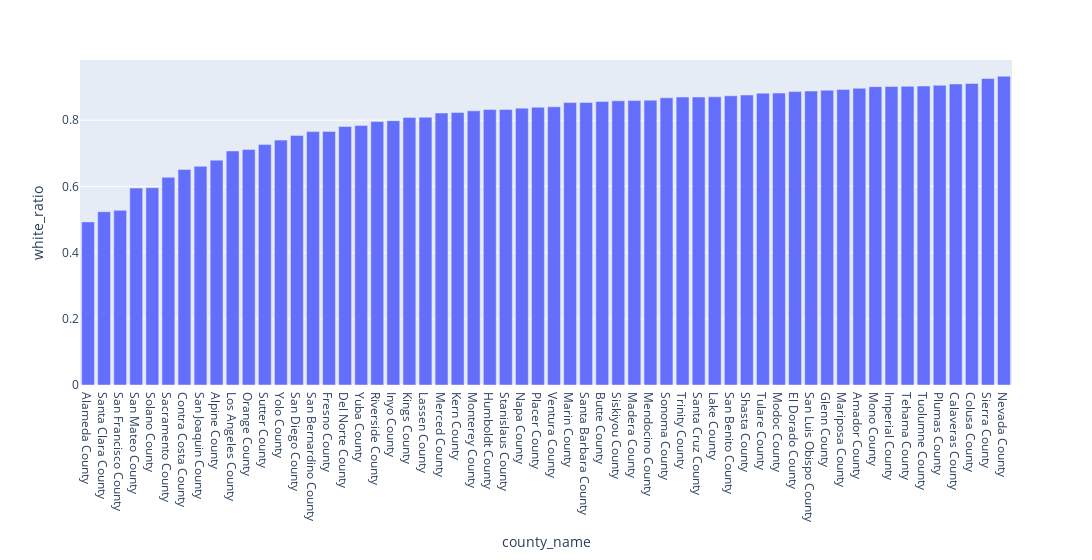

Write notebook code for a chart like this one.
### Code cell
attributes = ['age_median', 'white_ratio', 'income_per_capita']
attribute = attributes[1]
caDem.sort_values(attribute, inplace=True)
px.bar(caDem, x="county_name", y=attribute, width=1300 )

### Figure 1 — Plotly figure (JSON) as saved in the notebook; plotly's stock layout.template omitted (floating-point values rounded to 4 significant figures)
{"data": [{"alignmentgroup": "True", "hovertemplate": "county_name=%{x}<br>white_ratio=%{y}<extra></extra>", "legendgroup": "", "marker": {"color": "#636efa", "pattern": {"shape": ""}}, "name": "", "offsetgroup": "", "orientation": "v", "showlegend": false, "textposition": "auto", "type": "bar", "x": ["Alameda County", "Santa Clara County", "San Francisco County", "San Mateo County", "Solano County", "Sacramento County", "Contra Costa County", "San Joaquin County", "Alpine County", "Los Angeles County", "Orange County", "Sutter County", "Yolo County", "San Diego County", "San Bernardino County", "Fresno County", "Del Norte County", "Yuba County", "Riverside County", "Inyo County", "Kings County", "Lassen County", "Merced County", "Kern County", "Monterey County", "Humboldt County", "Stanislaus County", "Napa County", "Placer County", "Ventura County", "Marin County", "Santa Barbara County", "Butte County", "Siskiyou County", "Madera County", "Mendocino County", "Sonoma County", "Trinity County", "Santa Cruz County", "Lake County", "San Benito County", "Shasta County", "Tulare County", "Modoc County", "El Dorado County", "San Luis Obispo County", "Glenn County", "Mariposa County", "Amador County", "Mono County", "Imperial County", "Tehama County", "Tuolumne County", "Plumas County", "Calaveras County", "Colusa County", "Sierra County", "Nevada County"], "xaxis": "x", "y": [0.4928, 0.5235, 0.5278, 0.5949, 0.596, 0.6275, 0.6513, 0.6607, 0.6794, 0.7071, 0.7112, 0.727, 0.7399, 0.7541, 0.7656, 0.7659, 0.781, 0.7839, 0.7959, 0.7985, 0.8085, 0.8092, 0.8216, 0.8231, 0.8284, 0.8323, 0.8326, 0.8363, 0.8392, 0.8405, 0.8532, 0.8537, 0.8565, 0.8585, 0.8592, 0.8606, 0.8675, 0.8699, 0.8699, 0.8705, 0.8736, 0.8761, 0.8817, 0.882, 0.8864, 0.8881, 0.8908, 0.8931, 0.8965, 0.9013, 0.9019, 0.9025, 0.9033, 0.9052, 0.9095, 0.911, 0.9261, 0.9328], "yaxis": "y"}], "layout": {"barmode": "relative", "legend": {"tracegroupgap": 0}, "margin": {"t": 60}, "width": 1300, "xaxis": {"anchor": "y", "domain": [0, 1], "title": {"text": "county_name"}}, "yaxis": {"anchor": "x", "domain": [0, 1], "title": {"text": "white_ratio"}}}}
